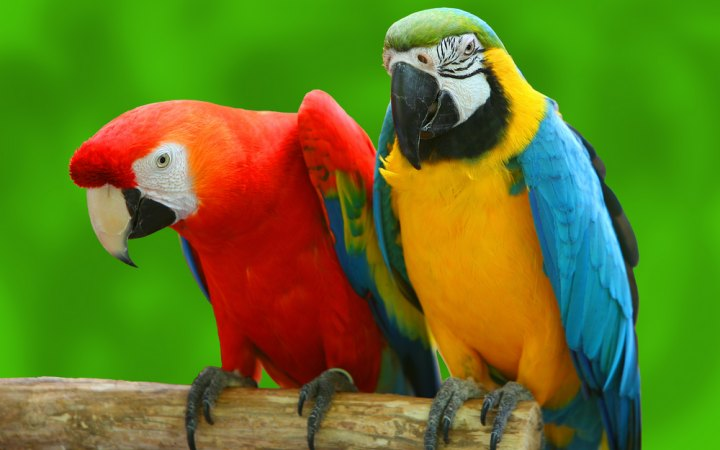
#> input picture CV_parinya/parrot.jpg, 720 x 450 px
$ jupyter execute test_code.ipynb
#> lines starting #> are read from the running program, lines starting #| are printed output that depends on the picture
[cell 1]
import matplotlib.pyplot as plt
from PIL import Image
import cv2

[cell 2]
im = cv2.imread('parrot.jpg')
#> im is the input picture: shape (450, 720, 3); mean B, G, R 32.5, 119.5, 100
plt.imshow(im[:,:,::-1])

[cell 3]
im = plt.imread('parrot.jpg')
plt.imshow(im)

[cell 4]
fig, (ax1, ax2, ax3) = plt.subplots(1, 3,figsize=(14, 6))
fig.suptitle('Horizontally stacked subplots')
ax1.imshow(im[:,:,2])
ax2.imshow(im[:,:,1])
ax3.imshow(im[:,:,0])
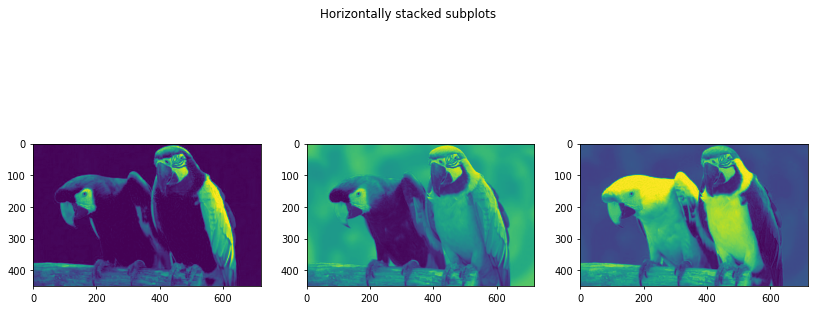
#> figure drawn by matplotlib, 3 panels


$ run again, with CV_parinya/im1.jpg copied over CV_parinya/parrot.jpg
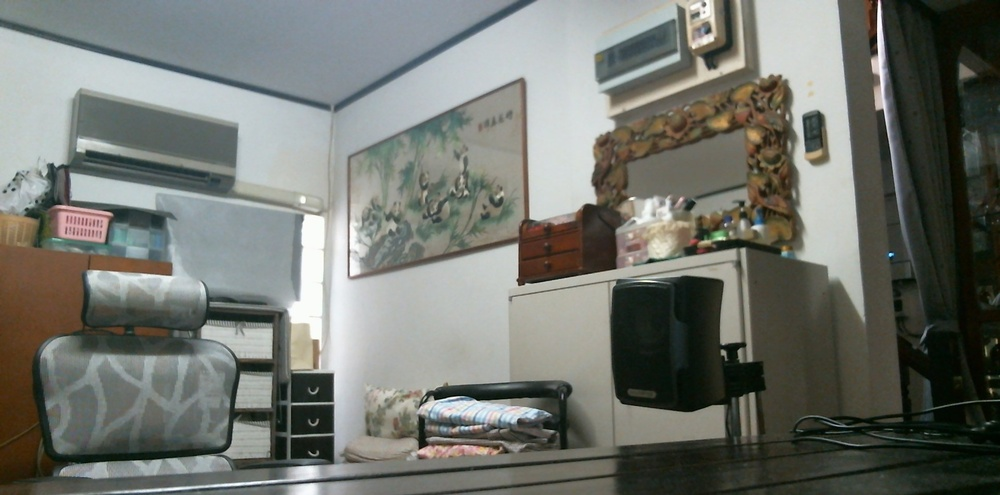
#> input picture CV_parinya/im1.jpg, 1000 x 495 px, shrunk from 1920 x 950 before the run
#> im is the input picture: shape (495, 1000, 3); mean B, G, R 110.3, 116.6, 113.8
#> `[cell 4] fig, (ax1, ax2, ax3) = plt.subplots(1, 3,figsize=(14, 6)) fig..`:
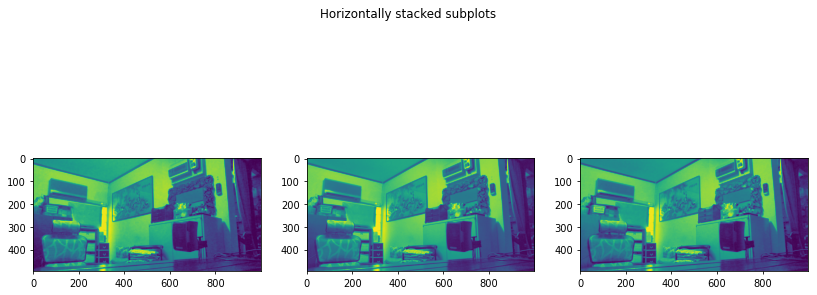
#> figure drawn by matplotlib, 3 panels

$ run again, with CV_parinya/im2.jpg copied over CV_parinya/parrot.jpg
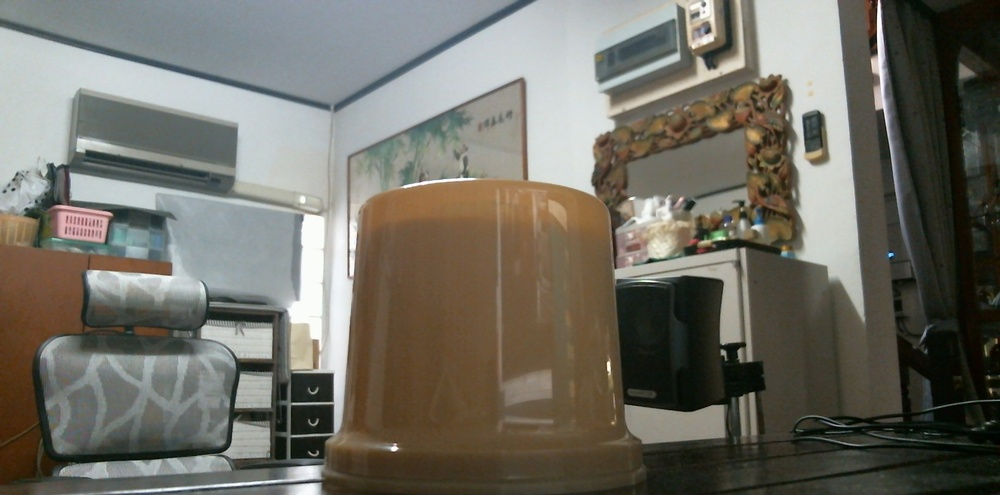
#> input picture CV_parinya/im2.jpg, 1000 x 495 px, shrunk from 1920 x 950 before the run
#> im is the input picture: shape (495, 1000, 3); mean B, G, R 100.3, 109.6, 111.8
#> `[cell 4] fig, (ax1, ax2, ax3) = plt.subplots(1, 3,figsize=(14, 6)) fig..`:
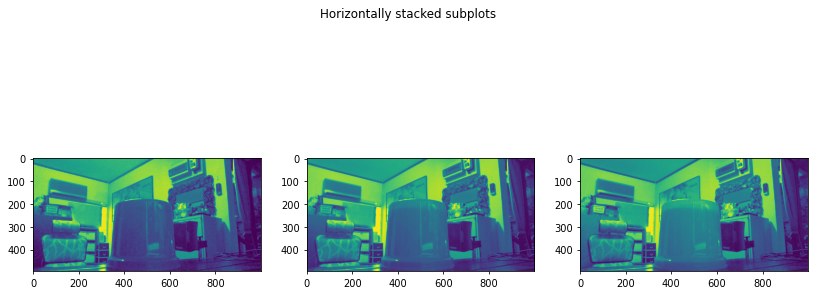
#> figure drawn by matplotlib, 3 panels
